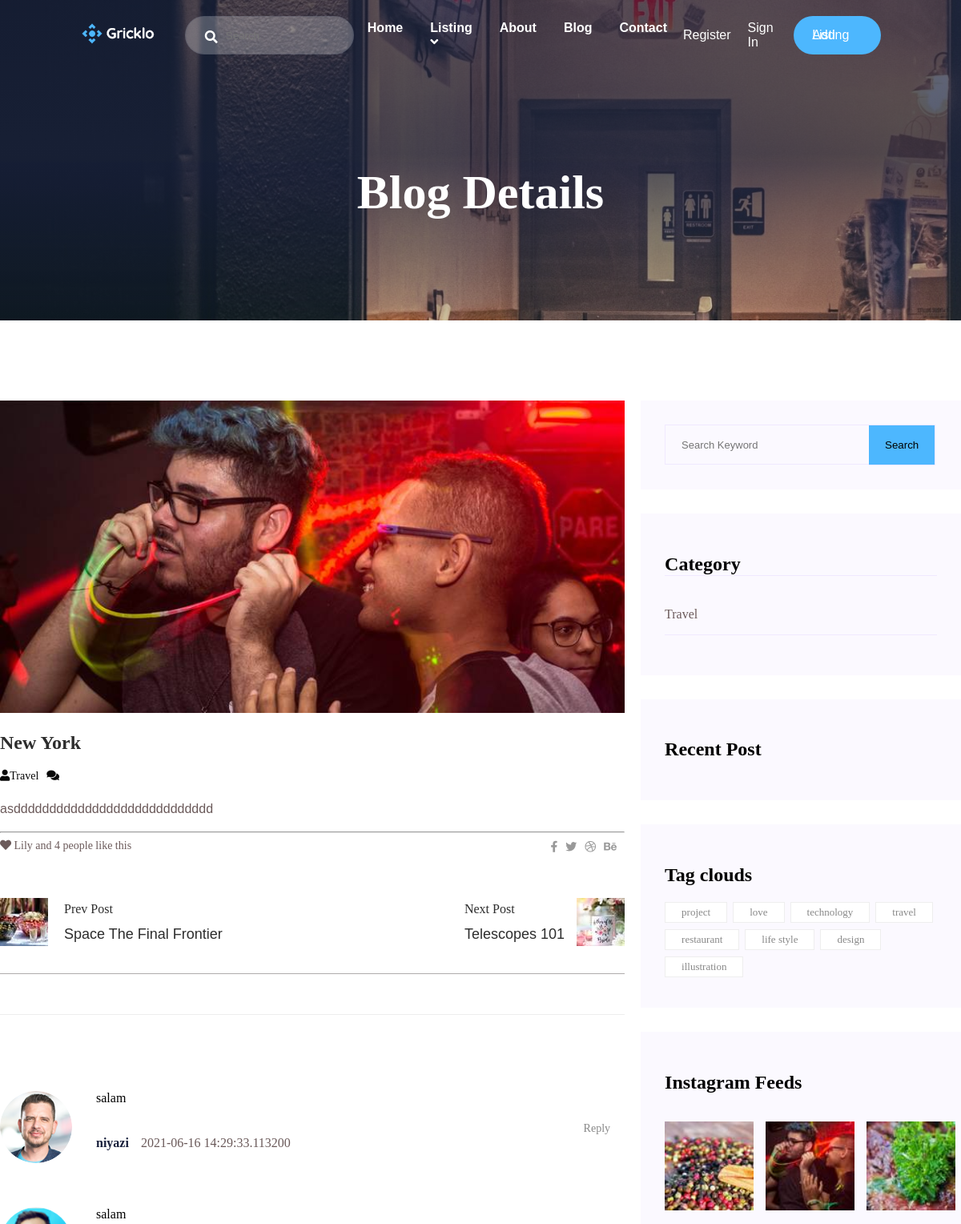
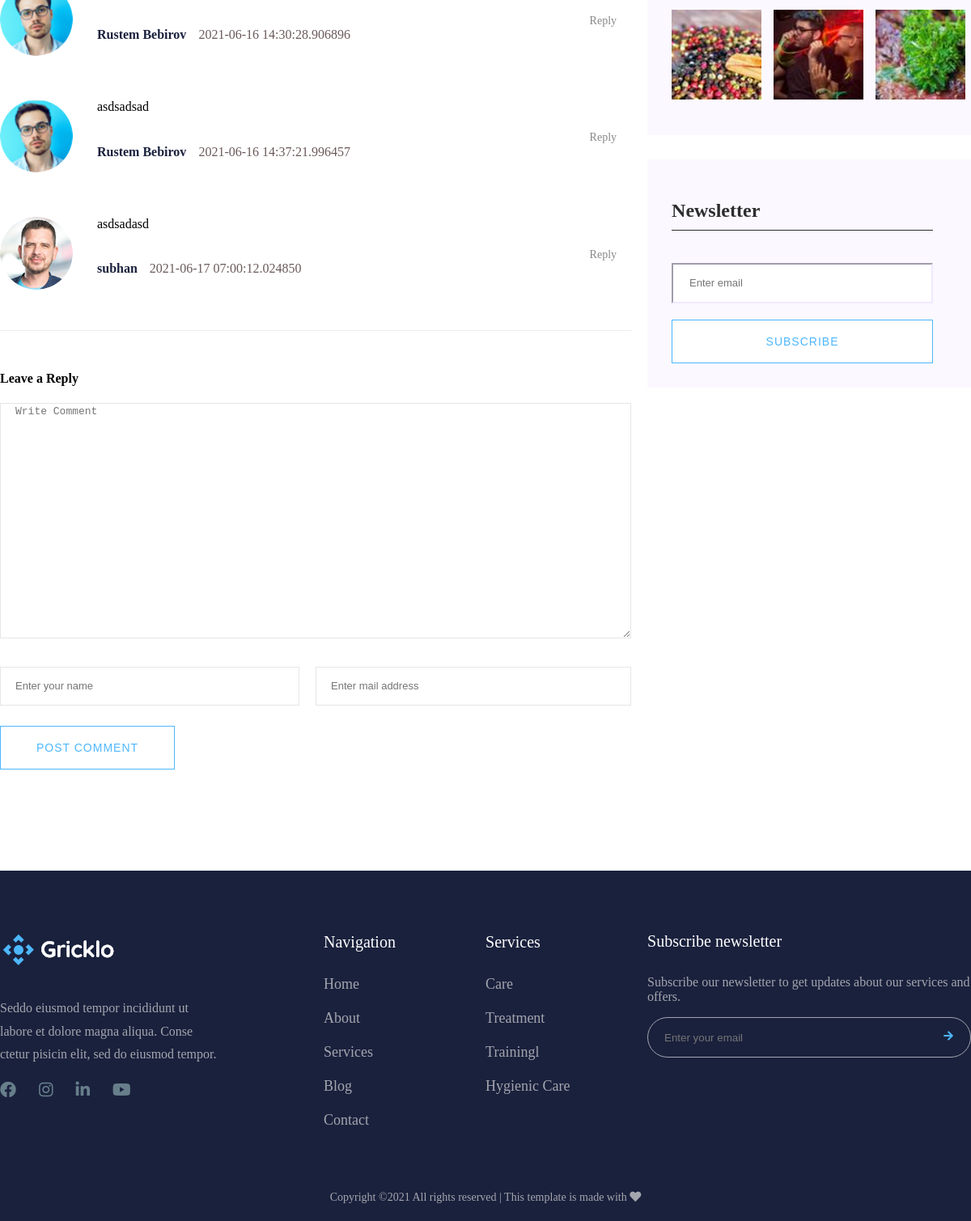
Page /blogdetails/1 on the committed database (2 pictures, top to bottom).
### gricklo/models.py (models this page shows, shortened)
class Blog(db.Model):
    __tablename__ = "blog"
    id = db.Column(db.Integer, primary_key=True)
    title = db.Column(db.String(50),nullable=False)
    short_description = db.Column(db.String(50),nullable=False)
    description = db.Column(db.Text, nullable=False)
    blog_posted = db.Column(db.DateTime, default=datetime.utcnow)
    image = db.Column(db.String(20), default = "default.png")
    category = db.Column(db.Integer, db.ForeignKey('blogcategory.id'), nullable=False)
    comment = db.relationship('Comment',backref='users',lazy=True, cascade="all,delete")

class Comment(db.Model, UserMixin):
    __tablename__ = "comment"
    id = db.Column(db.Integer, primary_key=True)
    author = db.Column(db.Integer,db.ForeignKey("user.id"),nullable=False)
    email = db.Column(db.String(50),nullable=False)
    comment = db.Column(db.Text,nullable=False)
    comment_posted=db.Column(db.DateTime,default=datetime.utcnow)
    blogs = db.Column(db.Integer,db.ForeignKey("blog.id"),nullable=False)
    reply = db.relationship('Comment_reply',backref='comment_reply',lazy=True, cascade="all,delete")
    author_image=db.Column(db.String(20), default = "author.png")

class BlogCategory(db.Model):
    __tablename__ = "blogcategory"
    id = db.Column(db.Integer, primary_key = True)
    title = db.Column(db.String(50),nullable = False)
    blog =db.relationship('Blog', backref='categories',lazy=True)

### gricklo/controlers.py (the view, shortened to what this page needs)
@app.route("/blogdetails/<int:id>", methods=["GET","POST"])
def blogdetails(id):
    categories=BlogCategory.query.all()
    posts = UserPost.query.all()
    blog=Blog.query.get_or_404(id)
    comments = Comment.query.filter_by(blogs=id)
    return render_template("blogdetails.html" , blog= blog, categories=categories, posts=posts,comments = comments, )

### gricklo/templates/blogdetails.html (shortened to what this page needs)
<!DOCTYPE html>
<html lang="en">
<head>
    <link rel="stylesheet" href="{{ url_for('static', filename='css/blogdetails.css') }}">
</head>
<body>
    {% extends "layout.html"%}
    {% block content%}
    <main>
        <div class="bg-blog d-flex align-items-center justify-content hero-overly">
            <div class="blog-text ">
                <h2>Blog Details</h2>
            </div>
        </div>
        <section class="blog-area section-padding">
            <div class="container">
                <div class="row">
                    <div class="col-8">
                        <div class="blog-left-sidebar">
                            <div class="blog-item">
                                <div class="blog-item-img ">
                                    <img src="/static/uploads/{{blog.image}}" alt="">
                                </div>
                                <div class="blog-details">
                                    <a href="">
                                        <h2 class="blog-head" style="color: #2d2d2d;">{{blog.title}}</h2>
                                    </a>
                                    <ul class="blog-info-link">
                                        <li><a href="#"><i class="fa fa-user"></i>{{blog.category}}</a></li>
                                        <li><a href="#"><i class="fa fa-comments"></i>{{comment_count}}</a></li>
                                    </ul>
                                    <p class="comment-text">{{blog.description}}</p>
                                    <hr>
                                </div>
                            </div>
                            <div class="blog-info">
                                <p>
                                    <span><i class="fa fa-heart"></i></span>
                                    <span>Lily and 4 people like this
                                    </span>
                                </p>
                                <ul class="social-icons">
                                    <li><a href=""><i class="fab fa-facebook-f"></i></a></li>
                                    <li>
                                        <a href=""><i class="fab fa-twitter"></i></a>
                                    </li>
                                    <li>
                                        <a href=""><i class="fab fa-dribbble"></i></a>
                                    </li>
                                    <li>
                                        <a href=""><i class="fab fa-behance"></i></a>
                                    </li>
                                </ul>
                            </div>
                            <div class="navigation-area">
                                <div class="row">
                                    <div class="col-6 d-flex">
                                        <div class="prev-post">
                                            <a href="">
                                                <img src="/static/img/preview.jpg" alt="preview">
                                            </a>
                                        </div>
                                        <div class="prev-post-text">
                                            <span>Prev Post</span>
                                            <a href="">Space The Final Frontier</a>
                                        </div>
                                    </div>
                                    <div class="col-6 d-flex row-reverse">
                                        <div class="prev-post">
                                            <a href="">
                                                <img src="/static/img/next.jpg" alt="preview">
                                            </a>
                                        </div>
                                        <div class="prev-post-text mr-15">
                                            <span>Next Post</span>
                                            <a href="">Telescopes 101</a>
                                        </div>
                                    </div>
                                </div>
                            </div>
                            <div class="comment-area">
                                {% for comment in comments%}
                                {% if current_user.is_authenticated %}
                                <div class="media mt-50">
                                    <img src="/static/uploads/{{current_user.image}}" alt="">
                                </div>
                                {% else %}
                                <div class="media mt-50">
                                    <img src="/static/uploads/{{comment.author_image}}" alt="">
                                </div>
                                {% endif %}
                                <p>{{comment.comment}}</p>
                                <div class="media-body">
                                    <div class="author-info">
                                        <h4 class="mr-15"><a href="">{{comment.author}}
                                    </a></h4>
                                        <span>{{comment.comment_posted}}
                                    </span>
                                    </div>
                                    <div class="reply-btn">
                                        <span><a href="">Reply</a></span>
                                    </div>
                                </div>
                                {% endfor %}
                            </div>
                            <div class="reply-form mt-50">
                                <h4>Leave a Reply</h4>
                                <form action="" class="form-contact" method="POST">
                                    <div class="col-12">
                                        <div class="form-group mb-35">
                                            <textarea class="form-control w-100"  id="message" cols="30" rows="19" placeholder="Write Comment" name="comment"></textarea>
                                        </div>
                                    </div>
                                    <div class="row mb-15">
                                        {% if current_user.is_authenticated %}
                                        {% else %}
                                        <div class="col-6">
                                            <div class="form-group mr-20">
                                                <input type="text" placeholder="Enter your name" class="form-control" name="author">
                                            </div>
                                        </div>
                                        <div class="col-6">
                                            <div class="form-group">
                                                <input type="email" placeholder="Enter mail address" class="form-control" name="email">
                                            </div>
                                        </div>
                                        {% endif %}
                                    </div>
                                    <div class="form-group mt-25 mb-35">
                                        <button type="submit" class="boxed-btn">POST COMMENT</button>
                                    </div>
                                </form>
                            </div>
                        </div>
                    </div>
                    <div class="col-4 ml-20">
                        <div class="blog-right-sidebar">
                            <div class="search-widget">
                                <form action="#">
                                    <div class="input-group d-flex">
                                        <input type="text" class="form-control" placeholder="Search Keyword">
                                        <div class="input-btn">
                                            <button class="boxed-btn2 d-flex" type="button">Search</button>
                                        </div>
                                    </div>
                                </form>
                            </div>
                            <div class="side-category">
                                <h2 class="mb-35">Category</h2>
                                <ul>
                                    {% for category in categories %}
                                    <li><a href="">{{category.title}}</a></li>
                                    {% endfor %}
                                </ul>
                            </div>
                            <div class="side-post">
                                <h2>Recent Post</h2>
                            </div>
                            <div class="tag-clouds">
                                <h2>Tag clouds</h2>
                                <div class="tag-clouds-body">
                                    <ul>
                                        <li><a href="" class="tag-clouds-link ">project</a> </li>
                                        <li><a href="" class="tag-clouds-link ">love</a> </li>
                                        <li><a href="" class="tag-clouds-link ">technology</a> </li>
                                        <li><a href="" class="tag-clouds-link ">travel</a> </li>
                                        <li><a href="" class="tag-clouds-link ">restaurant</a> </li>
                                        <li><a href="" class="tag-clouds-link ">life style</a> </li>
                                        <li><a href="" class="tag-clouds-link ">design</a> </li>
                                        <li><a href="" class="tag-clouds-link ">illustration</a></li>
                                    </ul>
                                </div>
                            </div>
                            <div class="instagram-feeds ">
                                <h2>Instagram Feeds</h2>
                                <div class="instagram-feeds-img d-flex">
                                    <div class="instagram-img">
                                        <img src="/static/img/post_5.jpg" alt="">
                                    </div>
                                    <div class="instagram-img">
                                        <img src="/static/img/post_6.jpg" alt="">
                                    </div>
                                    <div class="instagram-img">
                                        <img src="/static/img/post_7.jpg" alt="">
                                    </div>
                                </div>
                                <div class="instagram-feeds-img d-flex">
                                    <div class="instagram-img">
                                        <img src="/static/img/post_5.jpg" alt="">
                                    </div>
                                    <div class="instagram-img">
                                        <img src="/static/img/post_6.jpg" alt="">
                                    </div>
                                    <div class="instagram-img">
                                        <img src="/static/img/post_7.jpg" alt="">
                                    </div>
                                </div>
                            </div>
                            <div class="News-subscribe">
                                <h2>Newsletter</h2>
                                <div class="News-subscribe-input">
                                    <form action="">
                                        <input type="email" placeholder="Enter email">
                                        <button type="submit">Subscribe</button>
                                    </form>
                                </div>
                            </div>
                        </div>
                    </div>
                </div>
            </div>
            </div>
    {% endblock%}

### gricklo/static/css/style.css (style rules this page uses)
* { box-sizing: border-box; }
body { margin: 0; padding: 0; }
a { text-decoration: none; }
ul { list-style: none; margin: 0; padding: 0; }
img { width: 100%; height: 100%; }
.hero-overly { position: relative; z-index: 0; }
.hero-overly::before { position: absolute; content: ""; width: 100%; height: 100%; left: 0; top: 0; bottom: 0; right: 0; z-index: -1; background-repeat: no-repeat; background: linear-gradient(to bottom, rgba(26, 32, 61, 0.65) 0%, rgba(27, 34, 60, 0.75) 48%, rgba(27, 34, 60, 0.73) 50%, rgba(25, 32, 61, 0.72) 51%, rgba(26, 32, 62, 0.63) 59%, rgba(25, 32, 61, 0.57) 64%, rgba(26, 32, 62, 0.48) 72%, rgba(27, 34, 60, 0.46) 74%, rgba(25, 32, 62, 0.45) 75%, rgba(27, 34, 61, 0.43) 77%, rgba(25, 32, 60, 0.42) 78%, rgba(28, 34, 61, 0.35) 84%, rgba(25, 31, 60, 0.34) 85%, rgba(24, 31, 59, 0.3) 88%, rgba(26, 33, 59, 0.29) 89%, rgba(27, 35, 62, 0.28) 90%, rgba(27, 31, 59, 0.27) 91%, rgba(26, 34, 59, 0.26) 92%, rgba(27, 31, 63, 0.25) 93%, rgba(28, 32, 60, 0.24) 94%, rgba(25, 34, 59, 0.23) 95%, rgba(25, 31, 61, 0.21) 96%, rgba(27, 32, 58, 0.2) 97%, rgba(24, 36, 59, 0.18) 98%, rgba(26, 32, 57, 0.16) 99%, rgba(27, 34, 60, 0.15) 100%); }
.ml-20 { margin-left: 20px; }
.w-100 { width: 100% !important; }
.mr-20 { margin-right: 20px; }
.mb-15 { margin-bottom: 15px; }
.mr-15 { margin-right: 15px; }
.mt-25 { margin-top: 25px; }
.mb-35 { margin-bottom: 35px; }
.d-flex { display: flex; }
.align-items-center { align-items: center; }
.justify-content { justify-content: center; }

### gricklo/static/css/grid.css (style rules this page uses)
.container { max-width: 1320px; width: 100%; margin: 0 auto; }
.row { display: flex; }
.col-4 { width: 33.33%; }
.col-6 { width: 50%; }
.col-8 { width: 66.66%; }
.col-12 { width: 100%; }

### rows in the picture
Blog: image (picture), title "New York", category "Travel", description "asdddddddddddddddddddddddddddd"
Comment: author_image (picture), comment "salam", author "niyazi", comment_posted "2021-06-16 14:29:33.113200"
Comment: author_image (picture), comment "salam", author "Rustem Bebirov", comment_posted "2021-06-16 14:30:28.906896"
Comment: author_image (picture), comment "asdsadsad", author "Rustem Bebirov", comment_posted "2021-06-16 14:37:21.996457"
Comment: author_image (picture), comment "asdsadasd", author "subhan", comment_posted "2021-06-17 07:00:12.024850"
BlogCategory: title "Travel"
